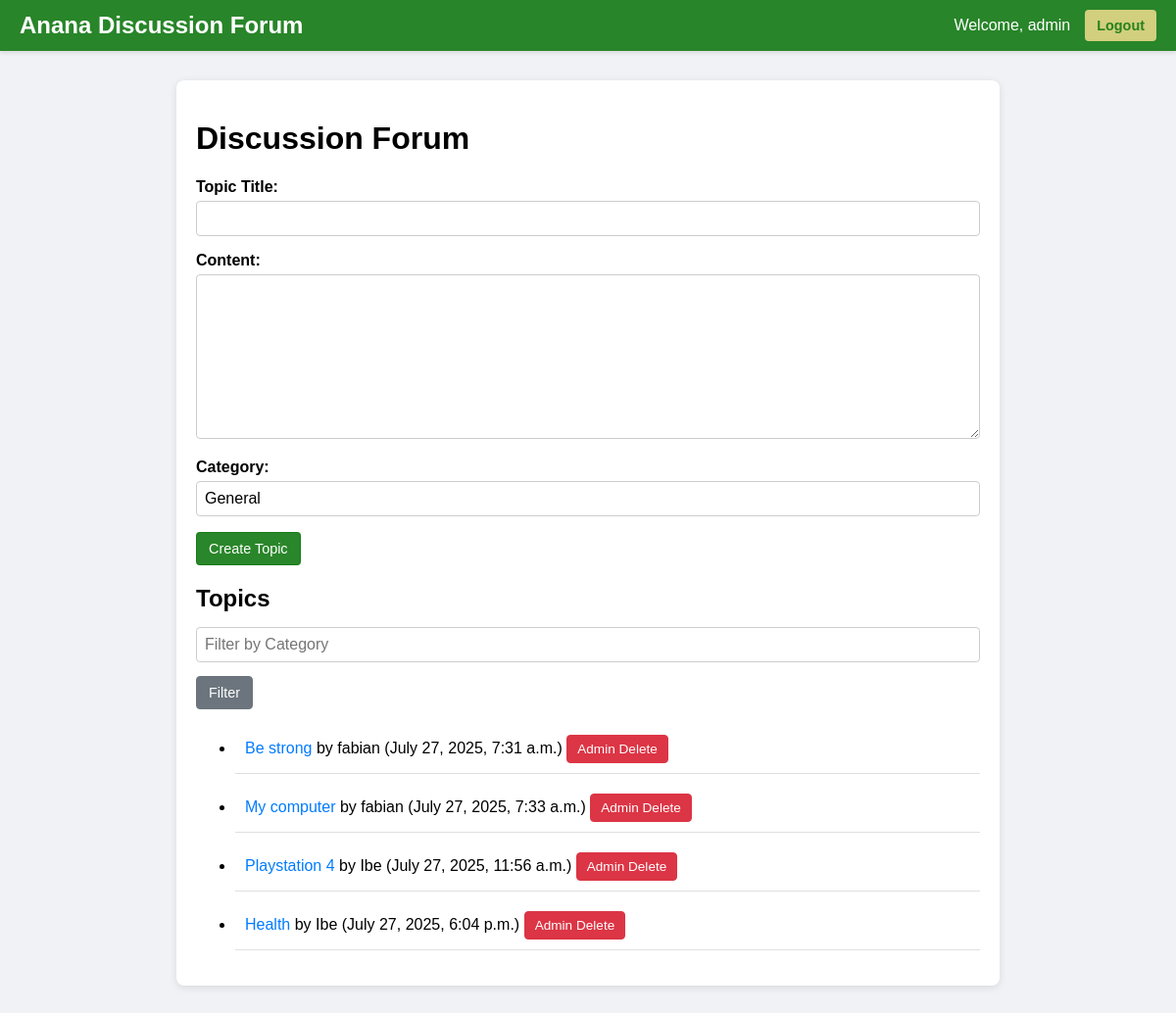
The app's page / (signed in) with its own data.
### discussion/models.py (models this page shows, shortened)
class Topic(models.Model):
    title = models.CharField(max_length=200)
    content = models.TextField()
    category = models.CharField(max_length=50, default='General')
    creator = models.ForeignKey(User, on_delete=models.CASCADE)
    creation_date = models.DateTimeField(auto_now_add=True)

### discussion/views.py (the view)
# urls.py: path('', views.topic_list, name='topic_list'),
@login_required
def topic_list(request):
    category = request.GET.get('category')
    topics = Topic.objects.filter(category=category) if category else Topic.objects.all()
    if request.method == 'POST':
        form = TopicForm(request.POST)
        if form.is_valid():
            Topic.objects.create(
                title=form.cleaned_data['title'],
                content=form.cleaned_data['content'],
                category=form.cleaned_data['category'],
                creator=request.user
            )
            return redirect('topic_list')
    else:
        form = TopicForm()
    return render(request, 'discussion/topic_list.html', {'topics': topics, 'form': form})

### discussion/views.py
class TopicForm(forms.Form):
    title = forms.CharField(max_length=200, label='Topic Title')
    content = forms.CharField(widget=forms.Textarea, label='Content')
    category = forms.CharField(max_length=50, label='Category', initial='General')

### discussion/templates/discussion/topic_list.html (shortened to what this page needs)
<!DOCTYPE html>
<html lang="en">
<head>
    {% load static %}
    <link href="{% static 'discussion/style.css' %}" rel="stylesheet">
</head>
<body>
    <nav class="navbar">
        <div class="navbar-container">
            <a class="navbar-brand" href="{% url 'topic_list' %}">Anana Discussion Forum</a>
            <div class="navbar-nav">
                {% if user.is_authenticated %}
                    <span class="nav-text">Welcome, {{ user.username }}</span>
                    <form method="post" action="{% url 'logout' %}">
                        <button type="submit" class="nav-button">Logout</button>
                    </form>
                {% else %}
                    <a href="{% url 'login' %}">Login</a>
                    <a href="{% url 'register' %}">Register</a>
                {% endif %}
            </div>
        </div>
    </nav>
    <div class="content-container">
        <h1>Discussion Forum</h1>
        {% if user.is_authenticated %}
            <form method="post" action="{% url 'topic_list' %}">
                <div class="form-group">
                    {{ form.as_p }}
                </div>
                <button type="submit" class="btn btn-primary">Create Topic</button>
            </form>
        {% endif %}
        <h2 class="form-group">Topics</h2>
        <form method="get" class="form-group">
            <div class="form-group">
                <input type="text" name="category" placeholder="Filter by Category" value="{{ request.GET.category }}">
                <button type="submit" class="btn btn-secondary">Filter</button>
            </div>
        </form>
        <ul class="list-unstyled">
            {% for topic in topics %}
                <li class="topic-item">
                    <a href="{% url 'topic_detail' topic.pk %}">{{ topic.title }}</a> by {{ topic.creator }} ({{ topic.creation_date }})
                    {% if user.is_staff %}
                        <form method="post" action="{% url 'delete_topic' topic.pk %}" style="display:inline;">
                            <button type="submit" class="btn btn-small btn-danger">Admin Delete</button>
                        </form>
                    {% endif %}
                </li>
            {% endfor %}
        </ul>
    </div>
</body>
</html>

### discussion/static/discussion/style.css (style rules this page uses)
body { font-family: Arial, sans-serif; background-color: #f0f2f5; margin: 0; padding: 0; }
.navbar { background-color: rgba(19, 121, 19, 0.9); padding: 10px 20px; box-shadow: 0 2px 4px rgba(0, 0, 0, 0.1); }
.navbar-container { max-width: 1200px; margin: 0 auto; display: flex; justify-content: space-between; align-items: center; }
.navbar-brand { color: #fff; font-size: 1.5em; font-weight: bold; text-decoration: none; }
.navbar-nav { display: flex; align-items: center; gap: 15px; }
.navbar-nav a, .navbar-nav .nav-text { color: #fff; text-decoration: none; font-size: 1em; }
.navbar-nav form { display: inline; }
.nav-button { background-color: #555; color: #fff; border: none; padding: 8px 12px; border-radius: 4px; cursor: pointer; font-size: 0.9em; }
.content-container { max-width: 800px; margin: 30px auto; padding: 20px; background-color: #fff; border-radius: 8px; box-shadow: 0 2px 8px rgba(0, 0, 0, 0.1); }
.form-group { margin-bottom: 15px; }
.form-group label { display: block; font-weight: bold; margin-bottom: 5px; }
.form-group input, .form-group textarea { width: 100%; padding: 8px; border: 1px solid #ccc; border-radius: 4px; font-size: 1em; box-sizing: border-box; }
.form-group textarea { resize: vertical; min-height: 100px; }
.btn { display: inline-block; padding: 8px 12px; border-radius: 4px; text-decoration: none; font-size: 0.9em; cursor: pointer; margin-right: 8px; }
.btn-primary { background-color: rgba(19, 121, 19, 0.9); color: #fff; border: 1px solid rgba(19, 121, 19, 0.9); }
.btn-danger { background-color: #dc3545; color: #fff; border: 1px solid #dc3545; }
.btn-secondary { background-color: #6c757d; color: #fff; border: 1px solid #6c757d; }
.btn-small { padding: 6px 10px; font-size: 0.85em; }
.btn.btn-secondary { margin-top: 1em; }
.nav-button { background-color: rgba(229, 215, 136, 0.9); color: rgba(19, 121, 19, 0.9); font-weight: bold; }
.topic-item, .comment-item { padding: 10px; margin-bottom: 10px; border-bottom: 1px solid #e0e0e0; }
.topic-item a, .comment-item a { color: #007bff; text-decoration: none; }

### records on screen
Topic: title "Be strong", creator "fabian", creation_date "July 27, 2025, 7:31 a.m."
Topic: title "My computer", creator "fabian", creation_date "July 27, 2025, 7:33 a.m."
Topic: title "Playstation 4", creator "Ibe", creation_date "July 27, 2025, 11:56 a.m."
Topic: title "Health", creator "Ibe", creation_date "July 27, 2025, 6:04 p.m."

### other values on screen
{{ user.username }} "admin"
